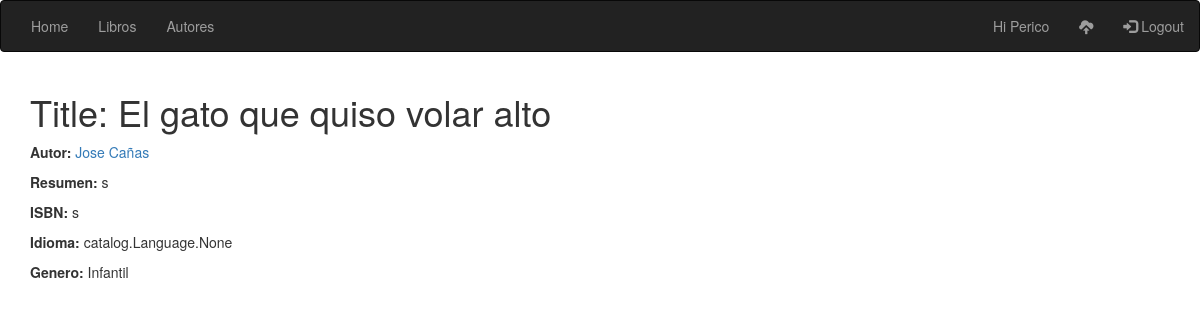
Before: /book/13 (signed in) with the older database file.
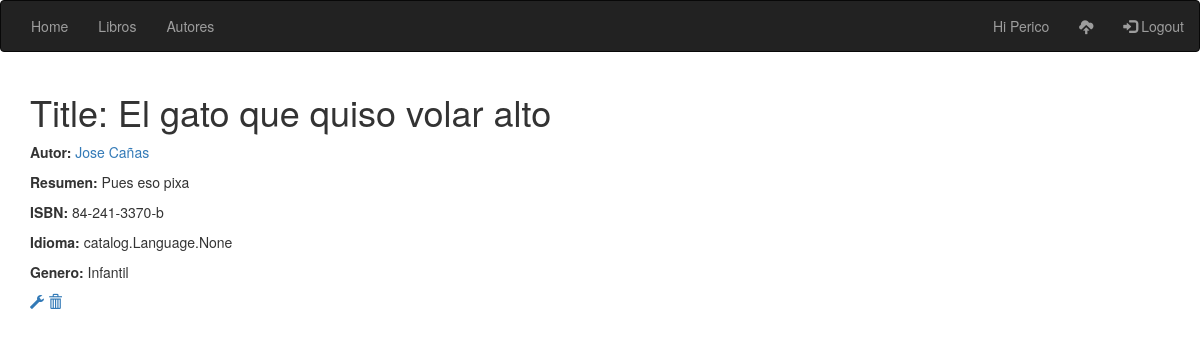
After: the same page with the newer database file.
### catalog/models.py (models this page shows, shortened)
class Book (models.Model):
    title = models.CharField(max_length=128, help_text="Escribe el titulo del libro que desea guardar e.j: THE 100")
    author = models.ForeignKey(Author, on_delete=models.SET_DEFAULT, default=1)
    summary = models.TextField(max_length=500, help_text="Escribe un breve resumen del libro")
    isb = models.CharField('ISBN', max_length=13, help_text="Escribe un ISBN valido (13 caracteres)")
    genre = models.ManyToManyField(Genre, help_text="Selecciona un genero literario")
    language = models.ManyToManyField(Language, help_text="Selecciona los idiomas que esta escrito el libro")
    date_published = models.DateField(null=True)
    user = models.ForeignKey(User, default=1, on_delete=models.CASCADE)

class Author(models.Model):
    first_name = models.CharField(max_length=32)
    second_name = models.CharField(max_length=32)
    native_language = models.OneToOneField(Language, on_delete=models.SET_NULL, null=True,
                                           help_text="Selecciona el lenguage nativo de escritura del autor")
    def __str__(self):
        return '%s  %s' % (self.first_name, self.second_name)

### catalog/views.py (the view)
# urls.py: path('book/<int:pk>', views.BookDetailView.as_view(), name='book_detail'),
class BookDetailView(generic.DetailView):
    template_name = 'catalog/book_detail.html'
    model = Book

### catalog/models.py (called while the page is built)
    def __str__(self):
        return self.name

### templates/catalog/book_detail.html (shortened to what this page needs)
{% extends 'generic.html' %}
{% block content %}
    <div class="container">
        <div class="list-group">
            <h1>Title: {{ book.title }}</h1>
            <p><strong>Autor:</strong> <a href="{% url 'author_detail' book.author.pk %}">{{ book.author }}</a></p>
            <p><strong>Resumen:</strong> {{ book.summary }}</p>
            <p><strong>ISBN:</strong> {{ book.isb }}</p>
            <p><strong>Idioma:</strong> {{ book.language }}</p>
            <p><strong>Genero:</strong> {% for genre in book.genre.all %}{{genre}}{% if not forloop.last %}, {% endif %}{% endfor %}</p>
        {% if user == book.user %}
            <a href="{% url 'book_update' book.pk %}"><span class="glyphicon glyphicon-wrench"></span></a>
            <a href="{% url 'book_delete' book.pk %}"><span class="glyphicon glyphicon-trash"></span></a>
        {% endif %}
          </div>
    </div>
{% endblock %}

Changed rows visible on the page:
changed Book "El gato que quiso volar alto": summary "s" → "Pues eso pixa"; isb "s" → "84-241-3370-b"; user_id 1 → 2 (drawn)
